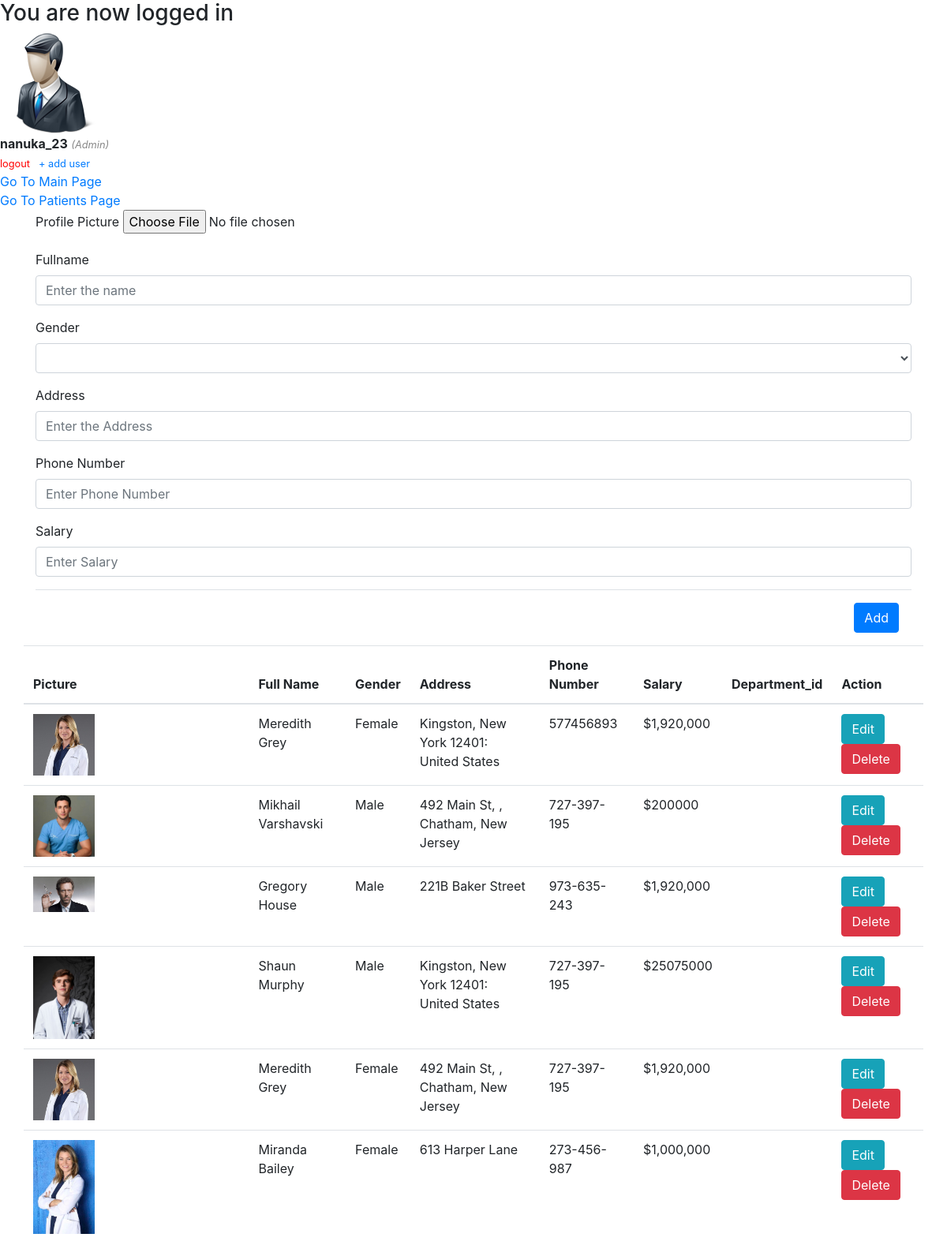
Page /admin/addDoctors.php (signed in) on the committed database.
### tables this page shows
CREATE TABLE `doctors` (
  `image` varchar(200) NOT NULL,
  `Doctor_id` int(11) NOT NULL,
  `doctor_name` varchar(50) NOT NULL,
  `Gender` enum('Male','Female') NOT NULL,
  `Address` varchar(50) NOT NULL,
  `phonenumber` varchar(15) NOT NULL,
  `salary` varchar(10) NOT NULL,
  `Department_id` int(11) DEFAULT NULL
);

### admin/process.php (called while the page is built, shortened)
<?php
$update=false;
$doctor_name="";
$gender="";
$address="";
$phoneNumber="";
$salary="";

### admin/addDoctors.php (the view, shortened to what this page needs)
<!doctype html>
<html lang="en">
  <head>
    <link rel="stylesheet" href="https://stackpath.bootstrapcdn.com/bootstrap/4.3.1/css/bootstrap.min.css">
  </head>
  <body>
  <div class="content">
		<?php if (isset($_SESSION['success'])) : ?>
			<div class="error success" >
				<h3>
					<?php
						echo $_SESSION['success'];
					?>
				</h3>
			</div>
		<?php endif ?>
		<div class="profile_info">
			<img src="../images/admin_profile.png"  >
			<div>
				<?php  if (isset($_SESSION['user'])) : ?>
					<strong><?php echo $_SESSION['user']['username']; ?></strong>
					<small>
						<i  style="color: #888;">(<?php echo ucfirst($_SESSION['user']['user_type']); ?>)</i>
						<br>
						<a href="adddoctors.php?logout='1'" style="color: red;">logout</a>
            &nbsp; <a href="create_user.php"> + add user</a>
					</small>
				<?php endif ?>
			</div>
		</div>
<div><a href="../index.php">Go To Main Page</a></div>
<div><a href="patients.php">Go To Patients Page</a></div>
	</div>
  <?php require_once 'process.php'; ?>
  <div class="container">
      <div class=" justify-content-center">
      <form action="process.php" method="POST" enctype="multipart/form-data">
      <div class="form-group">
      <label for="image">Profile Picture</label>
  	  <input type="file" name="image"  value="<?php echo $image; ?>">
    	</div>
          <div class="form-group">
          <label for="doctor_name">Fullname</label>
          <input type="text" name="doctor_name" class="form-control"
          value="<?php echo $doctor_name; ?>" placeholder="Enter the name" required>
          </div>
          <div class="form-group">
          <label for="gender">Gender</label>
          <select name="gender" class="form-control" required>
          <option value="<?php echo $gender; ?>"></option>
            <option value="male" >male</option>
           </select>
            </div>
            <div class="form-group">
          <label for="address">Address</label>
          <input type="text" name="address" class="form-control"
           value="<?php echo $address; ?>" placeholder="Enter the Address" required>
            </div>
            <div class="form-group">
          <label for="phone">Phone Number</label>
          <input type="tel" name="phone" class="form-control" class="form-control"
          value="<?php echo $phoneNumber; ?>" placeholder="Enter Phone Number" required>
          </div>
            <div class="form-group">
          <label for="salary">Salary</label>
          <input type="text" class="form-control" value="<?php echo $salary; ?>" placeholder="Enter Salary" name="salary" required>
          </div>
            <div class="modal-footer">
            <?php if($update==true): ?>
              <button class="btn btn-info" type="submit" name="update">Save</button>
              <?php else: ?>
          <button class="btn btn-primary" type="submit" name="save">Add</button>
              <?php endif; ?>
          </div>
        </form>
        </div>
        <?php
        $mysqli=new mysqli('localhost','root','','medclinic_db') or die(mysqli_error($mysqli));
        $result=$mysqli->query("SELECT * FROM doctors") or die($mysqli->error);
        ?>
          <div class="row justify-content-center">
          <table class="table">
          <thead>
          <tr>
            <th>Picture</th>
          <th>Full Name</th>
          <th>Gender</th>
          <th>Address</th>
          <th>Phone Number</th>
          <th>Salary</th>
          <th>Department_id</th>
          <th collspan="2">Action</th>
          </tr>
          </thead>
          <?php
          while($row=$result->fetch_assoc()): ?>
          <tr>
          <td class="size"><?php echo "<img src='images/".$row['image']."' >" ?></td>
          <td><?php echo $row['doctor_name'] ?></td>
          <td><?php echo $row['Gender'] ?></td>
          <td><?php echo $row['Address'] ?></td>
          <td><?php echo $row['phonenumber'] ?></td>
          <td><?php echo $row['salary'] ?></td>
          <td><?php echo $row['Department_id'] ?></td>
          <td>
          <a href="addDoctors.php?edit=<?php echo $row['Doctor_id']; ?>"
          class="btn btn-info">Edit</a>
          <a href="process.php?delete=<?php echo $row['Doctor_id']; ?>"
          class="btn btn-danger">Delete</a>
          </td>
          </tr>
          <?php endwhile; ?>
          </table>
          </div>
</div>
  </body>
</html>

### admin/addDoctors.php (style rules this page uses)
.size img { width:30%; }

### rows in the picture
doctors: image (picture), doctor_name "Meredith Grey", Gender "Female", Address "Kingston, New York 12401: United States", phonenumber "577456893", salary "$1,920,000"
doctors: image (picture), doctor_name "Mikhail Varshavski", Gender "Male", Address "492 Main St, , Chatham, New Jersey", phonenumber "727-397-195", salary "$200000"
doctors: image (picture), doctor_name "Gregory House", Gender "Male", Address "221B Baker Street", phonenumber "973-635-243", salary "$1,920,000"
doctors: image (picture), doctor_name "Shaun Murphy", Gender "Male", Address "Kingston, New York 12401: United States", phonenumber "727-397-195", salary "$25075000"
doctors: image (picture), doctor_name "Meredith Grey", Gender "Female", Address "492 Main St, , Chatham, New Jersey", phonenumber "727-397-195", salary "$1,920,000"
doctors: image (picture), doctor_name "Miranda Bailey", Gender "Female", Address "613 Harper Lane", phonenumber "273-456-987", salary "$1,000,000"

### other values in the picture
$_SESSION['success'] "You are now logged in"
$_SESSION['user']['username'] "nanuka_23"
$_SESSION['user']['user_type'] "Admin"
